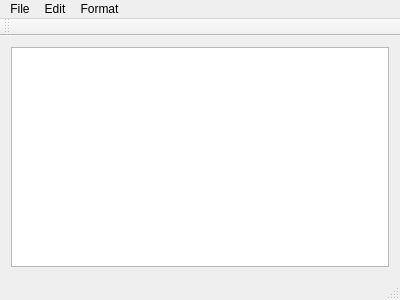
<?xml version="1.0" encoding="UTF-8"?>
<ui version="4.0">
 <class>MainWindow</class>
 <widget class="QMainWindow" name="MainWindow">
  <property name="geometry">
   <rect>
    <x>0</x>
    <y>0</y>
    <width>400</width>
    <height>300</height>
   </rect>
  </property>
  <property name="windowTitle">
   <string>MainWindow</string>
  </property>
  <widget class="QWidget" name="centralWidget">
   <layout class="QGridLayout" name="gridLayout">
    <item row="0" column="0">
     <widget class="QTextEdit" name="textEdit"/>
    </item>
   </layout>
  </widget>
  <widget class="QMenuBar" name="menuBar">
   <property name="geometry">
    <rect>
     <x>0</x>
     <y>0</y>
     <width>400</width>
     <height>21</height>
    </rect>
   </property>
   <widget class="QMenu" name="menuFile">
    <property name="title">
     <string>File</string>
    </property>
    <addaction name="actionNew"/>
    <addaction name="actionOpen"/>
    <addaction name="actionSave"/>
    <addaction name="actionSave_as"/>
    <addaction name="separator"/>
    <addaction name="actionExit"/>
   </widget>
   <widget class="QMenu" name="menuEdit">
    <property name="title">
     <string>Edit</string>
    </property>
    <addaction name="actionUndo"/>
    <addaction name="separator"/>
    <addaction name="actionCut"/>
    <addaction name="actionCopy"/>
    <addaction name="actionPaste"/>
    <addaction name="actionDelete"/>
    <addaction name="separator"/>
    <addaction name="actionFind"/>
    <addaction name="actionGo_to"/>
    <addaction name="separator"/>
    <addaction name="actionSellect_All"/>
   </widget>
   <widget class="QMenu" name="menuFormat">
    <property name="title">
     <string>Format</string>
    </property>
    <addaction name="actionFont"/>
   </widget>
   <addaction name="menuFile"/>
   <addaction name="menuEdit"/>
   <addaction name="menuFormat"/>
  </widget>
  <widget class="QToolBar" name="mainToolBar">
   <attribute name="toolBarArea">
    <enum>TopToolBarArea</enum>
   </attribute>
   <attribute name="toolBarBreak">
    <bool>false</bool>
   </attribute>
  </widget>
  <widget class="QStatusBar" name="statusBar"/>
  <action name="actionNew">
   <property name="text">
    <string>New</string>
   </property>
   <property name="shortcut">
    <string>Ctrl+N</string>
   </property>
  </action>
  <action name="actionOpen">
   <property name="text">
    <string>Open</string>
   </property>
   <property name="toolTip">
    <string>Open</string>
   </property>
   <property name="shortcut">
    <string>Ctrl+O</string>
   </property>
  </action>
  <action name="actionSave">
   <property name="text">
    <string>Save</string>
   </property>
   <property name="shortcut">
    <string>Ctrl+S</string>
   </property>
  </action>
  <action name="actionSave_as">
   <property name="text">
    <string>Save As</string>
   </property>
  </action>
  <action name="actionExit">
   <property name="text">
    <string>Exit</string>
   </property>
  </action>
  <action name="actionUndo">
   <property name="text">
    <string>Undo</string>
   </property>
   <property name="shortcut">
    <string>Ctrl+Z</string>
   </property>
  </action>
  <action name="actionCut">
   <property name="text">
    <string>Cut</string>
   </property>
   <property name="shortcut">
    <string>Ctrl+X</string>
   </property>
  </action>
  <action name="actionCopy">
   <property name="text">
    <string>Copy</string>
   </property>
   <property name="shortcut">
    <string>Ctrl+C</string>
   </property>
  </action>
  <action name="actionPaste">
   <property name="text">
    <string>Paste</string>
   </property>
   <property name="shortcut">
    <string>Ctrl+V</string>
   </property>
  </action>
  <action name="actionDelete">
   <property name="text">
    <string>Delete</string>
   </property>
   <property name="shortcut">
    <string>Backspace</string>
   </property>
  </action>
  <action name="actionFind">
   <property name="text">
    <string>Find</string>
   </property>
   <property name="shortcut">
    <string>Ctrl+F</string>
   </property>
  </action>
  <action name="actionSellect_All">
   <property name="text">
    <string>Select All</string>
   </property>
   <property name="shortcut">
    <string>Ctrl+A</string>
   </property>
  </action>
  <action name="actionFont">
   <property name="text">
    <string>Font</string>
   </property>
  </action>
  <action name="actionGo_to">
   <property name="text">
    <string>Go to</string>
   </property>
  </action>
 </widget>
 <layoutdefault spacing="6" margin="11"/>
 <resources/>
 <connections/>
</ui>
